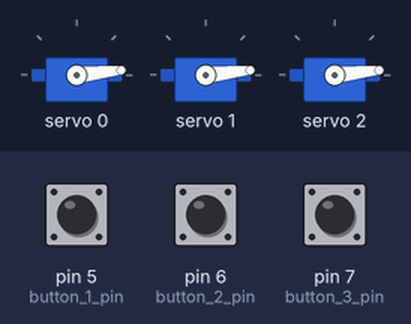
Simulated run of this sketch. Board: Arduino Uno, built with avr-gcc and run on an emulated ATmega328P. Parts: 3 × servo. Inputs (shaded band) come from the test bench; at power-on: pin 5 (button_1_pin) LOW, pin 6 (button_2_pin) LOW, pin 7 (button_3_pin) LOW.

Above: at 1.2 s.
1.3 s: pin 5 (button_1_pin) pulled HIGH for 0.15 s
At 1.37 s:
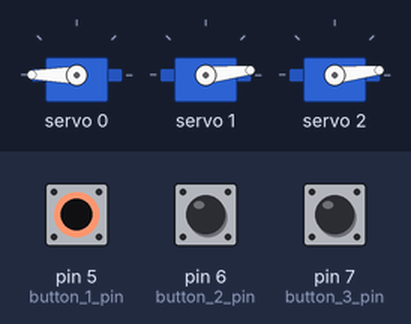
2.9 s: pin 6 (button_2_pin) pulled HIGH for 0.15 s
At 2.97 s:
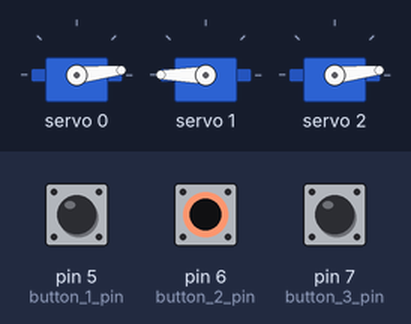
4.5 s: pin 7 (button_3_pin) pulled HIGH for 0.15 s
At 4.57 s:
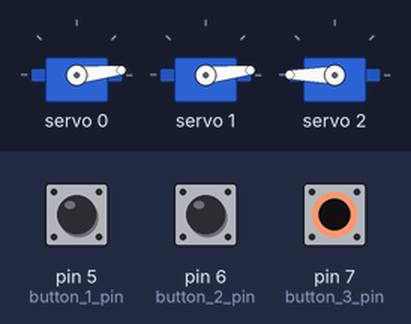
6.1 s: pin 7 (button_3_pin) pulled HIGH for 3.2 s
At 10.0 s:
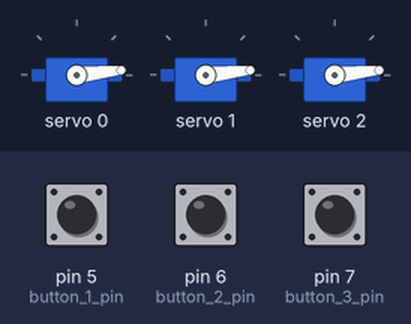
10.8 s: pin 5 (button_1_pin) pulled HIGH for 3.2 s
At 11.3 s:
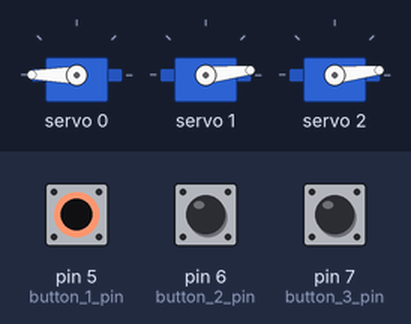
15.5 s: pin 5 (button_1_pin) driven HIGH and pin 6 (button_2_pin) driven HIGH
At 16.0 s:
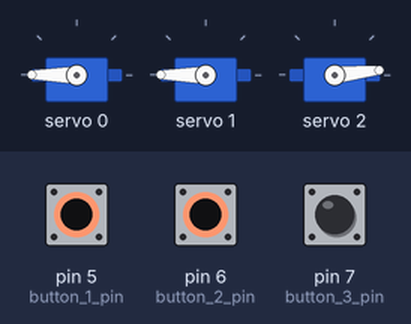
Timing chart, 0 to 18.0 s (numbered marks = the images above; inputs shaded):
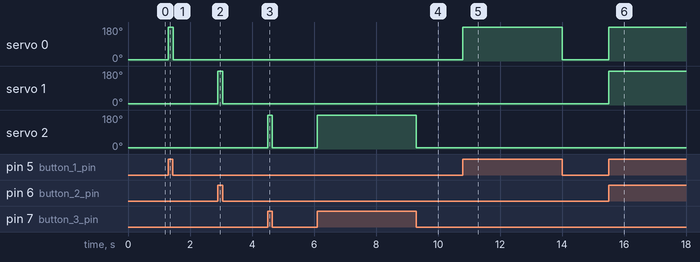

Measured:
- after the input at 1.3 s, servo 0: 6° → 180° at once, → 6° 0.15 s later
- after the input at 2.9 s, servo 1: 6° → 180° at once, → 6° 0.15 s later
- after the input at 4.5 s, servo 2: 6° → 180° at once, → 6° 0.15 s later
- after the input at 6.1 s, servo 2: 6° → 180° at once, → 6° 3.2 s later
- after the input at 10.8 s, servo 0: 6° → 180° at once, → 6° 3.2 s later
- after the input at 15.5 s, servo 0, servo 1: 6° → 180° at once

The sketch:

servoControllerTest1.ino
```cpp
#include <Wire.h>
#include <Adafruit_PWMServoDriver.h>

// called this way, it uses the default address 0x40
Adafruit_PWMServoDriver pwm = Adafruit_PWMServoDriver();
// you can also call it with a different address you want
//Adafruit_PWMServoDriver pwm = Adafruit_PWMServoDriver(0x41);

// Depending on your servo make, the pulse width min and max may vary, you
// want these to be as small/large as possible without hitting the hard stop
// for max range. You'll have to tweak them as necessary to match the servos you
// have!
#define SERVOMIN  150 // this is the 'minimum' pulse length count (out of 4096)
#define SERVOMAX  600 // this is the 'maximum' pulse length count (out of 4096)

// our servo # counter
uint8_t servonum = 0;


//button pins
#define button_1_pin 5
#define button_2_pin 6
#define button_3_pin 7


void setup() {
  Serial.begin(9600);

  pwm.begin();
  pwm.setPWMFreq(60);  // Analog servos run at ~60 Hz updates

  pinMode(button_1_pin, INPUT);
  pinMode(button_2_pin, INPUT);
  pinMode(button_3_pin, INPUT);
}

void loop() {

  servonum = 0;
  if (digitalRead(button_1_pin) == HIGH) {
      pwm.setPWM(servonum, 0, SERVOMAX);
  } else {
      pwm.setPWM(servonum, 0, SERVOMIN);
  }

  servonum = 1;
  if (digitalRead(button_2_pin) == HIGH) {
      pwm.setPWM(servonum, 0, SERVOMAX);
  } else {
      pwm.setPWM(servonum, 0, SERVOMIN);
  }

  servonum = 2;
  if (digitalRead(button_3_pin) == HIGH) {
      pwm.setPWM(servonum, 0, SERVOMAX);
  } else {
      pwm.setPWM(servonum, 0, SERVOMIN);
  }

}
```
